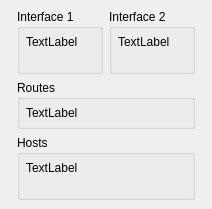
<?xml version="1.0" encoding="UTF-8"?>
<ui version="4.0">
 <class>VMTDConfiguratorForm</class>
 <widget class="QWidget" name="VMTDConfiguratorForm">
  <property name="geometry">
   <rect>
    <x>0</x>
    <y>0</y>
    <width>212</width>
    <height>209</height>
   </rect>
  </property>
  <property name="windowTitle">
   <string>Form</string>
  </property>
  <layout class="QHBoxLayout" name="horizontalLayout_2">
   <property name="spacing">
    <number>0</number>
   </property>
   <property name="leftMargin">
    <number>0</number>
   </property>
   <property name="topMargin">
    <number>0</number>
   </property>
   <property name="rightMargin">
    <number>0</number>
   </property>
   <property name="bottomMargin">
    <number>0</number>
   </property>
   <item>
    <spacer name="_1">
     <property name="orientation">
      <enum>Qt::Horizontal</enum>
     </property>
     <property name="sizeHint" stdset="0">
      <size>
       <width>0</width>
       <height>20</height>
      </size>
     </property>
    </spacer>
   </item>
   <item>
    <widget class="QWidget" name="w" native="true">
     <layout class="QVBoxLayout" name="verticalLayout_5">
      <property name="leftMargin">
       <number>9</number>
      </property>
      <property name="topMargin">
       <number>9</number>
      </property>
      <property name="rightMargin">
       <number>9</number>
      </property>
      <property name="bottomMargin">
       <number>9</number>
      </property>
      <item>
       <layout class="QHBoxLayout" name="hl_1">
        <item>
         <widget class="QGroupBox" name="gbInterface1">
          <property name="title">
           <string>Interface 1</string>
          </property>
          <layout class="QVBoxLayout" name="verticalLayout">
           <property name="leftMargin">
            <number>6</number>
           </property>
           <property name="topMargin">
            <number>6</number>
           </property>
           <property name="rightMargin">
            <number>6</number>
           </property>
           <property name="bottomMargin">
            <number>6</number>
           </property>
           <item>
            <widget class="QLabel" name="lbInterface1">
             <property name="text">
              <string>TextLabel</string>
             </property>
            </widget>
           </item>
           <item>
            <spacer name="_5">
             <property name="orientation">
              <enum>Qt::Vertical</enum>
             </property>
             <property name="sizeHint" stdset="0">
              <size>
               <width>20</width>
               <height>40</height>
              </size>
             </property>
            </spacer>
           </item>
          </layout>
         </widget>
        </item>
        <item>
         <widget class="QGroupBox" name="gbInterface2">
          <property name="title">
           <string>Interface 2</string>
          </property>
          <layout class="QVBoxLayout" name="verticalLayout_2">
           <property name="leftMargin">
            <number>6</number>
           </property>
           <property name="topMargin">
            <number>6</number>
           </property>
           <property name="rightMargin">
            <number>6</number>
           </property>
           <property name="bottomMargin">
            <number>6</number>
           </property>
           <item>
            <widget class="QLabel" name="lbInterface2">
             <property name="text">
              <string>TextLabel</string>
             </property>
            </widget>
           </item>
           <item>
            <spacer name="_6">
             <property name="orientation">
              <enum>Qt::Vertical</enum>
             </property>
             <property name="sizeHint" stdset="0">
              <size>
               <width>20</width>
               <height>40</height>
              </size>
             </property>
            </spacer>
           </item>
          </layout>
         </widget>
        </item>
       </layout>
      </item>
      <item>
       <widget class="QGroupBox" name="gbRoutes">
        <property name="title">
         <string>Routes</string>
        </property>
        <layout class="QVBoxLayout" name="verticalLayout_3">
         <property name="leftMargin">
          <number>6</number>
         </property>
         <property name="topMargin">
          <number>6</number>
         </property>
         <property name="rightMargin">
          <number>6</number>
         </property>
         <property name="bottomMargin">
          <number>6</number>
         </property>
         <item>
          <widget class="QLabel" name="lbRoutes">
           <property name="text">
            <string>TextLabel</string>
           </property>
          </widget>
         </item>
         <item>
          <spacer name="_3">
           <property name="orientation">
            <enum>Qt::Vertical</enum>
           </property>
           <property name="sizeHint" stdset="0">
            <size>
             <width>20</width>
             <height>0</height>
            </size>
           </property>
          </spacer>
         </item>
        </layout>
       </widget>
      </item>
      <item>
       <widget class="QGroupBox" name="gbHosts">
        <property name="title">
         <string>Hosts</string>
        </property>
        <layout class="QVBoxLayout" name="verticalLayout_4">
         <property name="leftMargin">
          <number>6</number>
         </property>
         <property name="topMargin">
          <number>6</number>
         </property>
         <property name="rightMargin">
          <number>6</number>
         </property>
         <property name="bottomMargin">
          <number>6</number>
         </property>
         <item>
          <widget class="QLabel" name="lbHosts">
           <property name="text">
            <string>TextLabel</string>
           </property>
          </widget>
         </item>
         <item>
          <spacer name="_4">
           <property name="orientation">
            <enum>Qt::Vertical</enum>
           </property>
           <property name="sizeHint" stdset="0">
            <size>
             <width>20</width>
             <height>40</height>
            </size>
           </property>
          </spacer>
         </item>
        </layout>
       </widget>
      </item>
     </layout>
    </widget>
   </item>
   <item>
    <spacer name="_2">
     <property name="orientation">
      <enum>Qt::Horizontal</enum>
     </property>
     <property name="sizeHint" stdset="0">
      <size>
       <width>1</width>
       <height>20</height>
      </size>
     </property>
    </spacer>
   </item>
  </layout>
 </widget>
 <resources/>
 <connections/>
</ui>
